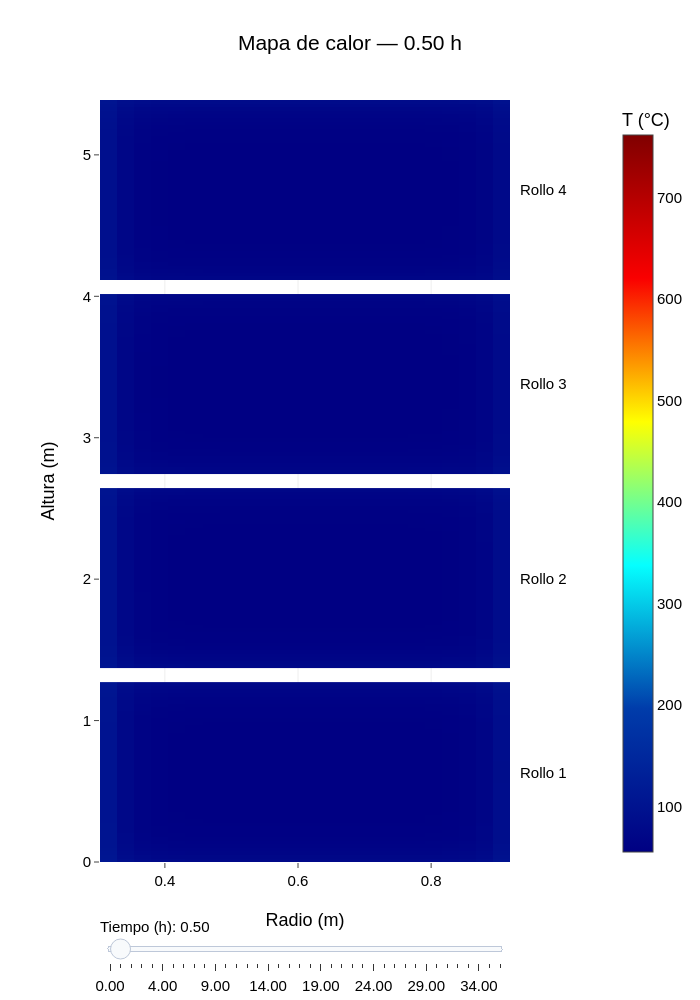

Notebook cell for this chart:
### Markdown cell above
## Heatmap.

Muestra la sección radial–vertical de cada rollo, con el rollo 1 abajo y el 4 arriba. 

El selector muestra distintos tiempos, empezando en 0.5 h. La escala de color es común a todos los rollos y tiempos, en °C. La comparación anterior conserva sus unidades originales (K).

### Code cell
# Snapshots share the simulator's time grid; no extra simulation is needed.
heatmap_time_hr = 0.5
snapshot_times_hr = np.unique(np.concatenate((
    [0.0, heatmap_time_hr, simulator.times[-1] / 3600.0],
    np.arange(1.0, simulator.times[-1] / 3600.0, 1.0),
)))
snapshot_indices = np.unique([
    int(np.argmin(np.abs(simulator.times / 3600.0 - time_hr)))
    for time_hr in snapshot_times_hr
])
initial_index = int(np.argmin(np.abs(simulator.times / 3600.0 - heatmap_time_hr)))
initial_step = int(np.flatnonzero(snapshot_indices == initial_index)[0])

# Histories already store one section: (height, radius, time).
sections_c = [history - 273.15 for history in simulator.results_by_coil]
if not all(np.isfinite(section).all() for section in sections_c):
    raise ValueError("La simulación contiene temperaturas no finitas; revisar la estabilidad antes de graficar.")
color_min = min(float(section.min()) for section in sections_c)
color_max = max(float(section.max()) for section in sections_c)
if color_max == color_min:
    color_max = color_min + 1.0

# Cell edges ensure the heatmap covers the physical dimensions exactly.
coil_meshes = []
stack_height = 0.0
for current_coil in furnace.coils:
    _, height_count, radial_count = current_coil.points.shape
    radial_edges = np.linspace(current_coil.inner_radius, current_coil.outer_radius, radial_count + 1)
    height_edges = stack_height + np.linspace(0, current_coil.height, height_count + 1)
    coil_meshes.append((radial_edges, height_edges))
    stack_height += current_coil.height + furnace.coil_sep_height
stack_height -= furnace.coil_sep_height


def coil_heatmaps(time_index):
    return [
        go.Heatmap(
            x=radial_edges,
            y=height_edges,
            z=section[:, :, time_index],
            coloraxis="coloraxis",
            zsmooth=False,
            name=f"Rollo {current_coil.coil_num}",
            hovertemplate=(
                f"Rollo {current_coil.coil_num}<br>"
                "Radio: %{x:.3f} m<br>Altura: %{y:.3f} m<br>"
                "Temperatura: %{z:.1f} °C<extra></extra>"
            ),
        )
        for current_coil, section, (radial_edges, height_edges)
        in zip(furnace.coils, sections_c, coil_meshes)
    ]


def heatmap_title(time_index):
    return f"Mapa de calor — {simulator.times[time_index] / 3600.0:.2f} h"


heatmap_fig = go.Figure(data=coil_heatmaps(initial_index))
heatmap_fig.frames = [
    go.Frame(
        name=str(int(time_index)),
        data=coil_heatmaps(time_index),
        traces=list(range(len(furnace.coils))),
        layout={"title": {"text": heatmap_title(time_index)}},
    )
    for time_index in snapshot_indices
]
heatmap_fig.update_layout(
    title={"text": heatmap_title(initial_index), "x": 0.5, "xanchor": "center"},
    width=700,
    height=1000,
    template="none",
    font={"family": "Arial", "size": 15, "color": "black"},
    margin={"t": 100, "b": 130, "l": 100, "r": 140},
    xaxis={"title": {"text": "Radio (m)"}, "zeroline": False},
    yaxis={"title": {"text": "Altura (m)"}, "range": [0, stack_height], "zeroline": False},
    coloraxis={
        "colorscale": "Jet", "cmin": color_min, "cmax": color_max,
        "colorbar": {"title": {"text": "T (°C)"}, "x": 1.25},
    },
    annotations=[
        {
            "x": 1.02, "xref": "paper", "y": (height_edges[0] + height_edges[-1]) / 2,
            "yref": "y", "text": f"Rollo {current_coil.coil_num}",
            "showarrow": False, "xanchor": "left",
        }
        for current_coil, (_, height_edges) in zip(furnace.coils, coil_meshes)
    ],
    sliders=[{
        "active": initial_step,
        "currentvalue": {"prefix": "Tiempo (h): "},
        "pad": {"t": 50},
        "steps": [
            {
                "label": f"{simulator.times[time_index] / 3600.0:.2f}",
                "method": "animate",
                "args": [[str(int(time_index))], {
                    "mode": "immediate", "frame": {"duration": 0, "redraw": True},
                    "transition": {"duration": 0},
                }],
            }
            for time_index in snapshot_indices
        ],
    }],
)
heatmap_fig.show()

### Figure 1 — Plotly figure (JSON) as saved in the notebook; plotly's stock layout.template omitted (floating-point values rounded to 4 significant figures; data arrays with more than 128 entries replaced by an {"elided": "..."} marker saying what was removed)
{"data": [{"coloraxis": "coloraxis", "hovertemplate": "Rollo 1<br>Radio: %{x:.3f} m<br>Altura: %{y:.3f} m<br>Temperatura: %{z:.1f} °C<extra></extra>", "name": "Rollo 1", "type": "heatmap", "x": [0.3025, 0.3282, 0.3538, 0.3795, 0.4052, 0.4308, 0.4565, 0.4822, 0.5078, 0.5335, 0.5592, 0.5848, 0.6105, 0.6362, 0.6618, 0.6875, 0.7132, 0.7388, 0.7645, 0.7902, 0.8158, 0.8415, 0.8672, 0.8928, 0.9185], "y": [0.0, 0.02544, 0.05088, 0.07632, 0.1018, 0.1272, 0.1526, 0.1781, 0.2035, 0.229, 0.2544, 0.2798, 0.3053, 0.3307, 0.3562, 0.3816, 0.407, 0.4325, 0.4579, 0.4834, 0.5088, 0.5342, 0.5597, 0.5851, 0.6106, 0.636, 0.6614, 0.6869, 0.7123, 0.7378, 0.7632, 0.7886, 0.8141, 0.8395, 0.865, 0.8904, 0.9158, 0.9413, 0.9667, 0.9922, 1.018, 1.043, 1.068, 1.094, 1.119, 1.145, 1.17, 1.196, 1.221, 1.247, 1.272], "z": {"elided": "50x24 float values"}, "zsmooth": false}, {"coloraxis": "coloraxis", "hovertemplate": "Rollo 2<br>Radio: %{x:.3f} m<br>Altura: %{y:.3f} m<br>Temperatura: %{z:.1f} °C<extra></extra>", "name": "Rollo 2", "type": "heatmap", "x": [0.3025, 0.3282, 0.3538, 0.3795, 0.4052, 0.4308, 0.4565, 0.4822, 0.5078, 0.5335, 0.5592, 0.5848, 0.6105, 0.6362, 0.6618, 0.6875, 0.7132, 0.7388, 0.7645, 0.7902, 0.8158, 0.8415, 0.8672, 0.8928, 0.9185], "y": [1.372, 1.397, 1.423, 1.448, 1.474, 1.499, 1.525, 1.55, 1.576, 1.601, 1.626, 1.652, 1.677, 1.703, 1.728, 1.754, 1.779, 1.804, 1.83, 1.855, 1.881, 1.906, 1.932, 1.957, 1.983, 2.008, 2.033, 2.059, 2.084, 2.11, 2.135, 2.161, 2.186, 2.212, 2.237, 2.262, 2.288, 2.313, 2.339, 2.364, 2.39, 2.415, 2.44, 2.466, 2.491, 2.517, 2.542, 2.568, 2.593, 2.619, 2.644], "z": {"elided": "50x24 float values"}, "zsmooth": false}, {"coloraxis": "coloraxis", "hovertemplate": "Rollo 3<br>Radio: %{x:.3f} m<br>Altura: %{y:.3f} m<br>Temperatura: %{z:.1f} °C<extra></extra>", "name": "Rollo 3", "type": "heatmap", "x": [0.3025, 0.3282, 0.3538, 0.3795, 0.4052, 0.4308, 0.4565, 0.4822, 0.5078, 0.5335, 0.5592, 0.5848, 0.6105, 0.6362, 0.6618, 0.6875, 0.7132, 0.7388, 0.7645, 0.7902, 0.8158, 0.8415, 0.8672, 0.8928, 0.9185], "y": [2.744, 2.769, 2.795, 2.82, 2.846, 2.871, 2.897, 2.922, 2.948, 2.973, 2.998, 3.024, 3.049, 3.075, 3.1, 3.126, 3.151, 3.176, 3.202, 3.227, 3.253, 3.278, 3.304, 3.329, 3.355, 3.38, 3.405, 3.431, 3.456, 3.482, 3.507, 3.533, 3.558, 3.584, 3.609, 3.634, 3.66, 3.685, 3.711, 3.736, 3.762, 3.787, 3.812, 3.838, 3.863, 3.889, 3.914, 3.94, 3.965, 3.991, 4.016], "z": {"elided": "50x24 float values"}, "zsmooth": false}, {"coloraxis": "coloraxis", "hovertemplate": "Rollo 4<br>Radio: %{x:.3f} m<br>Altura: %{y:.3f} m<br>Temperatura: %{z:.1f} °C<extra></extra>", "name": "Rollo 4", "type": "heatmap", "x": [0.3025, 0.3282, 0.3538, 0.3795, 0.4052, 0.4308, 0.4565, 0.4822, 0.5078, 0.5335, 0.5592, 0.5848, 0.6105, 0.6362, 0.6618, 0.6875, 0.7132, 0.7388, 0.7645, 0.7902, 0.8158, 0.8415, 0.8672, 0.8928, 0.9185], "y": [4.116, 4.141, 4.167, 4.192, 4.218, 4.243, 4.269, 4.294, 4.32, 4.345, 4.37, 4.396, 4.421, 4.447, 4.472, 4.498, 4.523, 4.548, 4.574, 4.599, 4.625, 4.65, 4.676, 4.701, 4.727, 4.752, 4.777, 4.803, 4.828, 4.854, 4.879, 4.905, 4.93, 4.956, 4.981, 5.006, 5.032, 5.057, 5.083, 5.108, 5.134, 5.159, 5.184, 5.21, 5.235, 5.261, 5.286, 5.312, 5.337, 5.363, 5.388], "z": {"elided": "50x24 float values"}, "zsmooth": false}], "layout": {"annotations": [{"showarrow": false, "text": "Rollo 1", "x": 1.02, "xanchor": "left", "xref": "paper", "y": 0.636, "yref": "y"}, {"showarrow": false, "text": "Rollo 2", "x": 1.02, "xanchor": "left", "xref": "paper", "y": 2.008, "yref": "y"}, {"showarrow": false, "text": "Rollo 3", "x": 1.02, "xanchor": "left", "xref": "paper", "y": 3.38, "yref": "y"}, {"showarrow": false, "text": "Rollo 4", "x": 1.02, "xanchor": "left", "xref": "paper", "y": 4.752, "yref": "y"}], "coloraxis": {"cmax": 761.6, "cmin": 55, "colorbar": {"title": {"text": "T (°C)"}, "x": 1.25}, "colorscale": [[0, "rgb(0,0,131)"], [0.2, "rgb(0,60,170)"], [0.4, "rgb(5,255,255)"], [0.6, "rgb(255,255,0)"], [0.8, "rgb(250,0,0)"], [1, "rgb(128,0,0)"]]}, "font": {"color": "black", "family": "Arial", "size": 15}, "height": 1000, "margin": {"b": 130, "l": 100, "r": 140, "t": 100}, "sliders": [{"active": 1, "currentvalue": {"prefix": "Tiempo (h): "}, "pad": {"t": 50}, "steps": [{"args": [["0"], {"frame": {"duration": 0, "redraw": true}, "mode": "immediate", "transition": {"duration": 0}}], "label": "0.00", "method": "animate"}, {"args": [["257"], {"frame": {"duration": 0, "redraw": true}, "mode": "immediate", "transition": {"duration": 0}}], "label": "0.50", "method": "animate"}, {"args": [["514"], {"frame": {"duration": 0, "redraw": true}, "mode": "immediate", "transition": {"duration": 0}}], "label": "1.00", "method": "animate"}, {"args": [["1029"], {"frame": {"duration": 0, "redraw": true}, "mode": "immediate", "transition": {"duration": 0}}], "label": "2.00", "method": "animate"}, {"args": [["1543"], {"frame": {"duration": 0, "redraw": true}, "mode": "immediate", "transition": {"duration": 0}}], "label": "3.00", "method": "animate"}, {"args": [["2057"], {"frame": {"duration": 0, "redraw": true}, "mode": "immediate", "transition": {"duration": 0}}], "label": "4.00", "method": "animate"}, {"args": [["2571"], {"frame": {"duration": 0, "redraw": true}, "mode": "immediate", "transition": {"duration": 0}}], "label": "5.00", "method": "animate"}, {"args": [["3086"], {"frame": {"duration": 0, "redraw": true}, "mode": "immediate", "transition": {"duration": 0}}], "label": "6.00", "method": "animate"}, {"args": [["3600"], {"frame": {"duration": 0, "redraw": true}, "mode": "immediate", "transition": {"duration": 0}}], "label": "7.00", "method": "animate"}, {"args": [["4114"], {"frame": {"duration": 0, "redraw": true}, "mode": "immediate", "transition": {"duration": 0}}], "label": "8.00", "method": "animate"}, {"args": [["4629"], {"frame": {"duration": 0, "redraw": true}, "mode": "immediate", "transition": {"duration": 0}}], "label": "9.00", "method": "animate"}, {"args": [["5143"], {"frame": {"duration": 0, "redraw": true}, "mode": "immediate", "transition": {"duration": 0}}], "label": "10.00", "method": "animate"}, {"args": [["5657"], {"frame": {"duration": 0, "redraw": true}, "mode": "immediate", "transition": {"duration": 0}}], "label": "11.00", "method": "animate"}, {"args": [["6171"], {"frame": {"duration": 0, "redraw": true}, "mode": "immediate", "transition": {"duration": 0}}], "label": "12.00", "method": "animate"}, {"args": [["6686"], {"frame": {"duration": 0, "redraw": true}, "mode": "immediate", "transition": {"duration": 0}}], "label": "13.00", "method": "animate"}, {"args": [["7200"], {"frame": {"duration": 0, "redraw": true}, "mode": "immediate", "transition": {"duration": 0}}], "label": "14.00", "method": "animate"}, {"args": [["7714"], {"frame": {"duration": 0, "redraw": true}, "mode": "immediate", "transition": {"duration": 0}}], "label": "15.00", "method": "animate"}, {"args": [["8229"], {"frame": {"duration": 0, "redraw": true}, "mode": "immediate", "transition": {"duration": 0}}], "label": "16.00", "method": "animate"}, {"args": [["8743"], {"frame": {"duration": 0, "redraw": true}, "mode": "immediate", "transition": {"duration": 0}}], "label": "17.00", "method": "animate"}, {"args": [["9257"], {"frame": {"duration": 0, "redraw": true}, "mode": "immediate", "transition": {"duration": 0}}], "label": "18.00", "method": "animate"}, {"args": [["9771"], {"frame": {"duration": 0, "redraw": true}, "mode": "immediate", "transition": {"duration": 0}}], "label": "19.00", "method": "animate"}, {"args": [["10286"], {"frame": {"duration": 0, "redraw": true}, "mode": "immediate", "transition": {"duration": 0}}], "label": "20.00", "method": "animate"}, {"args": [["10800"], {"frame": {"duration": 0, "redraw": true}, "mode": "immediate", "transition": {"duration": 0}}], "label": "21.00", "method": "animate"}, {"args": [["11314"], {"frame": {"duration": 0, "redraw": true}, "mode": "immediate", "transition": {"duration": 0}}], "label": "22.00", "method": "animate"}, {"args": [["11829"], {"frame": {"duration": 0, "redraw": true}, "mode": "immediate", "transition": {"duration": 0}}], "label": "23.00", "method": "animate"}, {"args": [["12343"], {"frame": {"duration": 0, "redraw": true}, "mode": "immediate", "transition": {"duration": 0}}], "label": "24.00", "method": "animate"}, {"args": [["12857"], {"frame": {"duration": 0, "redraw": true}, "mode": "immediate", "transition": {"duration": 0}}], "label": "25.00", "method": "animate"}, {"args": [["13371"], {"frame": {"duration": 0, "redraw": true}, "mode": "immediate", "transition": {"duration": 0}}], "label": "26.00", "method": "animate"}, {"args": [["13886"], {"frame": {"duration": 0, "redraw": true}, "mode": "immediate", "transition": {"duration": 0}}], "label": "27.00", "method": "animate"}, {"args": [["14400"], {"frame": {"duration": 0, "redraw": true}, "mode": "immediate", "transition": {"duration": 0}}], "label": "28.00", "method": "animate"}, {"args": [["14914"], {"frame": {"duration": 0, "redraw": true}, "mode": "immediate", "transition": {"duration": 0}}], "label": "29.00", "method": "animate"}, {"args": [["15429"], {"frame": {"duration": 0, "redraw": true}, "mode": "immediate", "transition": {"duration": 0}}], "label": "30.00", "method": "animate"}, {"args": [["15943"], {"frame": {"duration": 0, "redraw": true}, "mode": "immediate", "transition": {"duration": 0}}], "label": "31.00", "method": "animate"}, {"args": [["16457"], {"frame": {"duration": 0, "redraw": true}, "mode": "immediate", "transition": {"duration": 0}}], "label": "32.00", "method": "animate"}, {"args": [["16971"], {"frame": {"duration": 0, "redraw": true}, "mode": "immediate", "transition": {"duration": 0}}], "label": "33.00", "method": "animate"}, {"args": [["17486"], {"frame": {"duration": 0, "redraw": true}, "mode": "immediate", "transition": {"duration": 0}}], "label": "34.00", "method": "animate"}, {"args": [["18000"], {"frame": {"duration": 0, "redraw": true}, "mode": "immediate", "transition": {"duration": 0}}], "label": "35.00", "method": "animate"}, {"args": [["18155"], {"frame": {"duration": 0, "redraw": true}, "mode": "immediate", "transition": {"duration": 0}}], "label": "35.30", "method": "animate"}]}], "title": {"text": "Mapa de calor — 0.50 h", "x": 0.5, "xanchor": "center"}, "width": 700, "xaxis": {"title": {"text": "Radio (m)"}, "zeroline": false}, "yaxis": {"range": [0, 5.388], "title": {"text": "Altura (m)"}, "zeroline": false}}}
